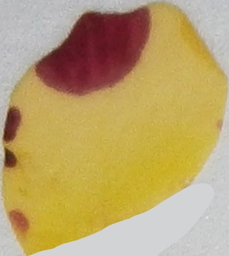
#> input picture images/ROI_3.png, 229 x 256 px, shrunk from 327 x 365 before the run, found by its file name
$ jupyter execute --allow-errors testing_notebook.ipynb   (older library calls are emulated)
#> lines starting #> are read from the running program, lines starting #| are printed output that depends on the picture; after the words box and inside, x2 and y2 are one past the last pixel; in counts of white or black regions, pixels touching at a corner belong together; long printed decimals are rounded
#> further down, image is the input picture: shape (256, 229, 3); mean R, G, B 187.1, 163, 108.1
### src/image_shapes.py
import sys
import os
import cv2
import numpy as np
from skimage import io
import JSON_functions as JSONfunc
from matplotlib import pyplot as plt
import image_utilities as img_util


"""
tools for extracting shapes
"""

def get_image_kmeans(image, k):
    Z = image.reshape((-1,3))
    Z = np.float32(Z)
    criteria = (cv2.TERM_CRITERIA_EPS + cv2.TERM_CRITERIA_MAX_ITER, 10, 1.0)
    K = int(k)
    ret,label,center=cv2.kmeans(Z,K,None,criteria,10,cv2.KMEANS_RANDOM_CENTERS)
    center = np.uint8(center)
    res = center[label.flatten()]
    res2 = res.reshape((image.shape))
    return res2

# [27 lines left out: functions process_image, flood_fill, not called in this run]


def get_petal_shape(im):
    #Convert image to HSV color format for easier clustering
    im = cv2.GaussianBlur(im, (5, 5), 0)
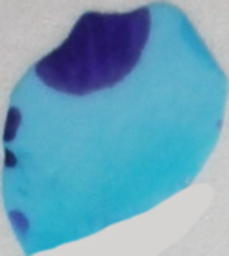
#> im: shape (256, 229, 3); mean of channels 0, 1, 2 187.1, 163, 108.1; drawn as B, G, R
    im = cv2.cvtColor(im, cv2.COLOR_RGB2HSV)
#> im: shape (256, 229, 3); mean H, S, V 49.9, 113, 187.6
    kmeans = get_image_kmeans(im, 3)
#> in get_image_kmeans, `ret,label,center=cv2.kmeans(Z,K,None,criteria,10,cv2.KMEANS_RANDOM_CEN..`: ret = 87264138.5; center = [[21.92, 157.7, 192.8], [176.4, 179.8, 107], [71.11, 8.56, 198.8]]
#> in get_image_kmeans, `center = np.uint8(center)`: center = [[21, 157, 192], [176, 179, 106], [71, 8, 198]]
#> in get_image_kmeans, `res2 = res.reshape((image.shape))`: res2: shape (256, 229, 3); mean H, S, V 49.2, 112.4, 186.8
    #Assume that the cluster of the top-right corner is the background cluster
    background = kmeans[0][0]
#> background = [71, 8, 198]
    foreground_mask = cv2.bitwise_not(cv2.inRange(kmeans, background, background))
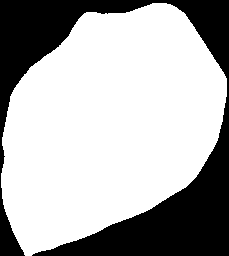
#> foreground_mask: shape (256, 229); 68.9% white; 1 black region, box (x1, y1, x2, y2) and area: (0, 0, 229, 256) 18255
    #find the largest connectComponentMask to see

    label_count, labels, stats, centroids = cv2.connectedComponentsWithStats(foreground_mask, 4, cv2.CV_32S)
#> label_count = 2; stats = [[0, 0, 229, 256, 18255], [1, 3, 226, 253, 40369]]; centroids = [[125.8, 133.8], [108.7, 124.6]]

    sizes = stats[:,-1]
#> sizes = [18255, 40369]

    max_label = 1

    max_size = sizes[1]
#> max_size = 40369
    for i in range(2, label_count):
        if sizes[i] > max_size:
            max_label = i
            max_size = sizes[i]
#> after the loop, max_label = 1; max_size = 40369
    petal_label = np.array([max_label])
#> petal_label = [1]
    petal = cv2.inRange(labels, petal_label, petal_label)

    return petal

# [122 lines left out: functions petal_shape_fromBB, get_filtered_vein_shape, get_vein_shape, tobacco_analysis, main, not called in this run]


# [2 lines that do not run on import are left out]

### src/testing_notebook.ipynb
[cell 1]
import sys
import cv2
import matplotlib.pyplot as plt
import numpy as np
import image_shapes as shapes
from skimage import io
from sklearn.decomposition import PCA

[cell 2]
image = io.imread('/Users/erb/Desktop/CS/PigmentSpotting/images/ROI_3.png')
mask = shapes.get_petal_shape(image)
x,y,z = image.shape
#> x = 256; y = 229; z = 3
mat = image.reshape([x*y,z])
filter_array = mask.reshape([x*y])
pointlist = mat[filter_array > 0]
mean, eigenvectors = cv2.PCACompute(pointlist, mean=None)
#> mean = [[182.5, 147.8, 68.98]]; eigenvectors = [[0.55, 0.81, 0.203], [-0.119, -0.164, 0.979], [0.826, -0.563, 0.00626]]
axis = eigenvectors[0,:].reshape([3])
#> axis = [0.55, 0.81, 0.203]

[cell 3]
newmat = np.dot(mat.astype(np.float32) - mean, axis)
newpoints = newmat[filter_array > 0]
rescale = np.interp(newmat, (np.min(newpoints), np.max(newpoints)), (0,255))
rescale = np.around(rescale).astype(np.uint8)
grey = rescale.reshape([x,y])
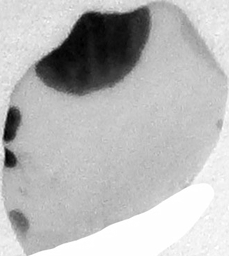
#> grey: shape (256, 229); min 0, max 255, mean 184.6
pigment = cv2.bitwise_and(grey, mask)
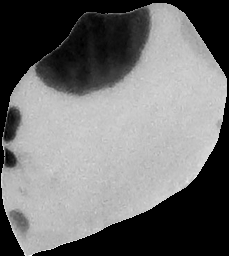
#> pigment: shape (256, 229); min 0, max 255, mean 112

[cell 4]
newpoints_IQR = newpoints
Q1, Q3 = np.percentile(newpoints_IQR, 25), np.percentile(newpoints_IQR,75)
#> Q1 = 12.88; Q3 = 34.86
iqr = Q3 - Q1
#> iqr = 21.99

[cell 5]
cut_off_val_IQR = iqr * 2
#> cut_off_val_IQR = 43.97
lower_bound_IQR, upper_bound_IQR = Q1 - cut_off_val_IQR, Q3 + cut_off_val_IQR
#> lower_bound_IQR = -31.1; upper_bound_IQR = 78.84
non_outliers_IQR = [x for x in newpoints if x >= lower_bound_IQR and x <= upper_bound_IQR]
#> non_outliers_IQR = 32768 items
print(min(non_outliers_IQR), max(non_outliers_IQR))
#| -31.050 78.662

[cell 6]
plt.hist([non_outliers_IQR, newpoints.ravel()], bins=255, density= False, histtype='bar')
#> figure, not shown here; tallest bar 1742 high, from x = 35.89 to 36.31; tallest bar 1742 high, from x = 36.31 to 36.72

[cell 7]
plt.hist([newmat.ravel(), newpoints.ravel()], bins = 255, density= False, histtype='step')

[cell 8]
lower_outliers_IQR = [x for x in newpoints if x < lower_bound_IQR]
#> lower_outliers_IQR = 7595 values, max -31.16 at index 7430, min -169.5 at index 2602, mean -124.9
for i in range(len(lower_outliers_IQR)):
    lower_outliers_IQR[i] = min(non_outliers_IQR)
#> after the loop, lower_outliers_IQR = 7595 values from -31.05 to -31.05
upper_outliers_IQR = [x for x in newpoints if x > upper_bound_IQR]
#> upper_outliers_IQR = [84.22, 82.49, 81.3, 82.02, 85.56, 96.24]
for i in range(len(upper_outliers_IQR)):
    upper_outliers_IQR[i] = max(non_outliers_IQR)
#> this loop made 6 passes
#> after the loop, upper_outliers_IQR = [78.66, 78.66, 78.66, 78.66, 78.66, 78.66]
print(lower_outliers_IQR, upper_outliers_IQR)
#> (printed output is left out)

[cell 9]
newpoints_IQR = []
for i in range(len(lower_outliers_IQR)):
    newpoints_IQR.append(lower_outliers_IQR[i])
#> after the loop, newpoints_IQR = 7595 values from -31.05 to -31.05
for i in range(len(non_outliers_IQR)):
    newpoints_IQR.append(non_outliers_IQR[i])
#> after the loop, newpoints_IQR = 40363 items
for i in range(len(upper_outliers_IQR)):
    newpoints_IQR.append(upper_outliers_IQR[i])
#> after the loop, newpoints_IQR = 40369 items
print(type(newpoints_IQR))
print(len(newpoints_IQR), newpoints.shape)

[cell 10]
newpoints_IQR = np.asarray(newpoints_IQR, dtype=np.float64)
rescale_1 = np.interp(newmat, (np.min(newpoints_IQR), np.max(newpoints_IQR)), (0,255))
rescale_1 = np.around(rescale_1).astype(np.uint8)
grey_1 = rescale_1.reshape([x,y])
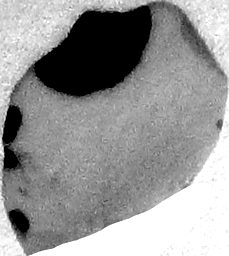
#> grey_1: shape (256, 229); min 0, max 255, mean 149.5
pigment_1 = cv2.bitwise_and(grey_1, mask)
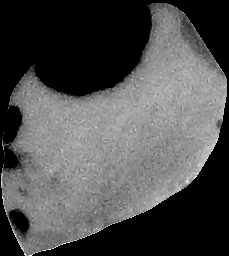
#> pigment_1: shape (256, 229); min 0, max 255, mean 78

[cell 11]
newpoints_S = newpoints
newpoints_S_Mean, newpoints_S_STD = np.mean(newpoints_S), np.std(newpoints_S)
#> newpoints_S_Mean = -1.94e-06; newpoints_S_STD = 62.54

[cell 12]
cut_off_val_S = newpoints_S_STD * 2
#> cut_off_val_S = 125.1
lower_bound_S, upper_bound_S = newpoints_S_Mean - cut_off_val_S, newpoints_S_Mean + cut_off_val_S
#> lower_bound_S = -125.1; upper_bound_S = 125.1
non_outliers_S = [x for x in newpoints if x >= lower_bound_S and x <= upper_bound_S]
#> non_outliers_S = 35852 items
print(min(non_outliers_S), max(non_outliers_S))

[cell 13]
plt.hist([non_outliers_S, newpoints.ravel()], bins=255, density= False, histtype='bar')
#> figure, not shown here; tallest bar 1742 high, from x = 35.89 to 36.31; tallest bar 1742 high, from x = 36.31 to 36.72

[cell 14]
lower_outliers_S = [x for x in newpoints if x < lower_bound_S]
#> lower_outliers_S = 4517 values, max -125.1 at index 4152, min -169.5 at index 1850, mean -146.3
for i in range(len(lower_outliers_S)):
    lower_outliers_S[i] = min(non_outliers_S)
#> after the loop, lower_outliers_S = 4517 values from -125.1 to -125.1
upper_outliers_S = [x for x in newpoints if x > upper_bound_S]
#> upper_outliers_S = []
for i in range(len(upper_outliers_S)):
    upper_outliers_S[i] = max(non_outliers_S)
#> this loop made 0 passes
print(lower_outliers_S, upper_outliers_S)

[cell 15]
newpoints_S = []
for i in range(len(lower_outliers_S)):
    newpoints_S.append(lower_outliers_S[i])
#> after the loop, newpoints_S = 4517 values from -125.1 to -125.1
for i in range(len(non_outliers_S)):
    newpoints_S.append(non_outliers_S[i])
#> after the loop, newpoints_S = 40369 items
for i in range(len(upper_outliers_S)):
    newpoints_S.append(upper_outliers_S[i])
print(type(newpoints_S))
print(len(newpoints_S), newpoints.shape)

[cell 16]
newpoints_S= np.asarray(newpoints_S, dtype=np.float64)
rescale_2 = np.interp(newmat, (np.min(newpoints_S), np.max(newpoints_S)), (0,255))
rescale_2 = np.around(rescale_2).astype(np.uint8)
grey_2 = rescale_2.reshape([x,y])
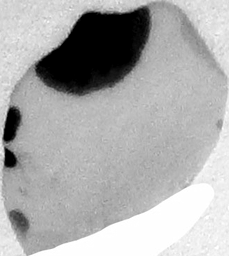
#> grey_2: shape (256, 229); min 0, max 255, mean 172.3
pigment_2 = cv2.bitwise_and(grey_2, mask)

[cell 17]
grid = plt.GridSpec(3,3,wspace=0.4, hspace=0.3)
fig = plt.figure(figsize=(12,12))
image_plot_1 = fig.add_subplot(grid[0,0])
image_plot_2 = fig.add_subplot(grid[0,1])
image_plot_3 = fig.add_subplot(grid[0,2])
image_plot_1.imshow(pigment, cmap='binary_r')
image_plot_2.imshow(pigment_1, cmap ='binary_r')
image_plot_3.imshow(pigment_2, cmap= 'binary_r')
histogram_1 = fig.add_subplot(grid[1,0])
histogram_2 = fig.add_subplot(grid[1,1])
histogram_3 = fig.add_subplot(grid[1,2])
histogram_1.hist(pigment.ravel(), bins =255, range = (1,255), histtype='bar')
histogram_2.hist(pigment_1.ravel(), bins = 255, range = (1,255), histtype='bar')
histogram_3.hist(pigment_2.ravel(), bins = 255, range = (1,255), histtype='bar')
big_hist = fig.add_subplot(grid[2,0:])
big_hist.hist([pigment.ravel(),pigment_1.ravel(),pigment_2.ravel()], bins = 255, range = (1,255), histtype = 'step')
fig.savefig('Different_Outliers.png')
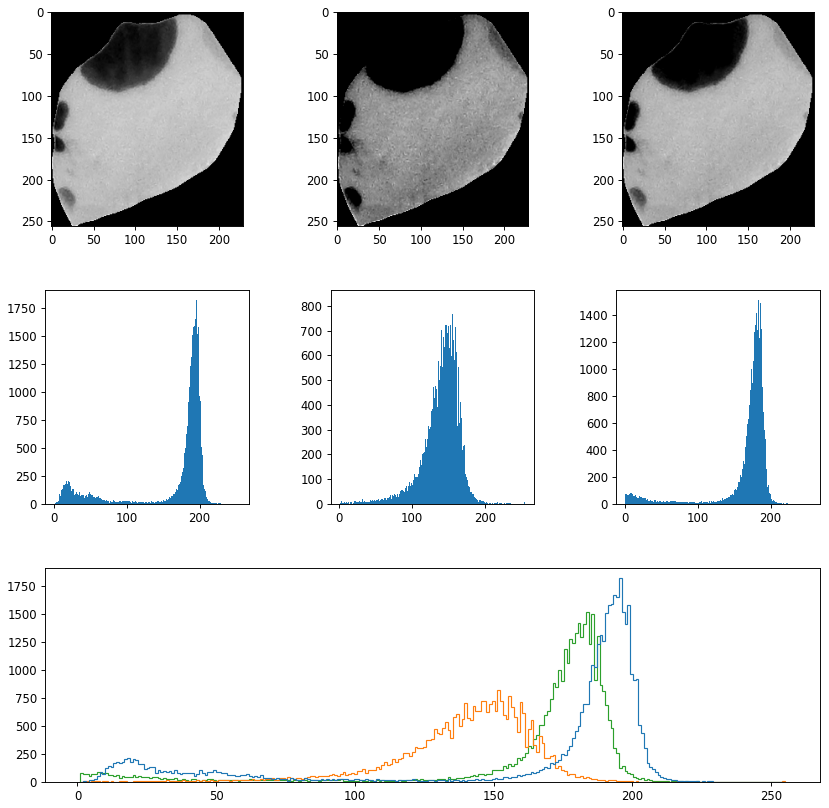
#> figure drawn by matplotlib, 7 panels; panel 4: tallest bar 1815 high, from x = 195.2 to 196.2; panel 5: tallest bar 823 high, from x = 151.4 to 152.4; panel 6: tallest bar 1513 high, from x = 183.3 to 184.3

[cell 18]
plt.imshow(np.asarray([[0,15,30],[230,245,255]],dtype = np.uint8), cmap = 'binary_r')
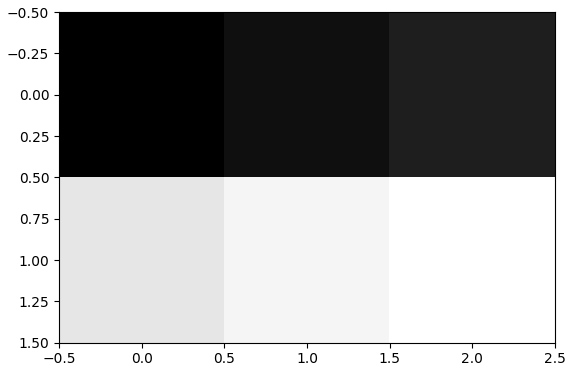
#> figure drawn by matplotlib, 1 panel

[cell 19]
data_mean, data_std = np.mean(newmat), np.std(newmat)
#> data_mean = 22.84; data_std = 63.08
cut_off_val = data_std * 3
#> cut_off_val = 189.3
lower_bound, upper_bound = data_mean - cut_off_val, data_mean + cut_off_val
#> lower_bound = -166.4; upper_bound = 212.1
outliers = [x for x in newmat if x < lower_bound or x > upper_bound]
#> outliers = [-166.9, -167.5, -169.1, -167, -169.3, -167.7, -167, -169.5, -167.1, -168.8, -167.6, -168]
non_outliers = [x for x in newmat if x >= lower_bound and x<= upper_bound]
#> non_outliers = 58612 items

[cell 20]
plt.hist([newmat.ravel(), non_outliers], bins = 255, range = (1,255), histtype='bar')
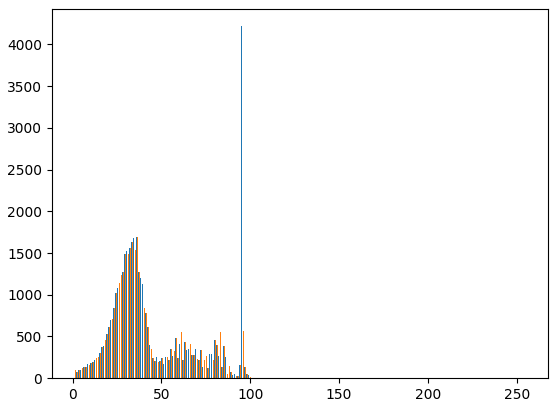
#> figure drawn by matplotlib, 1 panel; tallest bar 4218 high, from x = 94.73 to 95.13; tallest bar 4218 high, from x = 95.13 to 95.53

[cell 21]
newmat[x < lower_bound] = np.min(newmat)
newmat[x > upper_bound] = np.max(newmat)
newpoints = newmat[filter_array > 0]

rescale = ((newmat - np.min(newpoints)) * 255.0 / (np.max(newpoints)-np.min(newpoints)))
rescale = np.around(rescale).astype(np.uint8)
grey = rescale.reshape([x,y])
#> grey: shape (256, 229); every value is 0
pigment_4 = cv2.bitwise_and(grey, mask)
